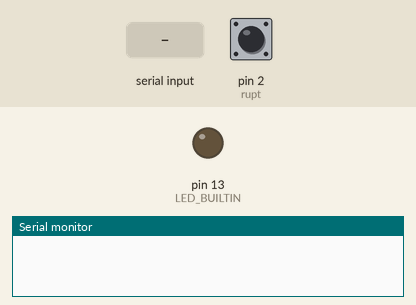
This sketch was run on a simulated Arduino Uno, built with avr-gcc and run on an emulated ATmega328P. Shown: output pins drawn as LEDs (lit = HIGH), the last lines printed to the serial monitor. Inputs (shaded band) come from the test bench; at power-on: pin 2 (rupt) HIGH. Pins used as bus, display or sensor lines are not drawn.

Above: at 1.2 s.
1.3 s: pin 2 (rupt) pulled LOW for 0.15 s
2.9 s: "30,150\n" received over Serial
At 3.8 s:
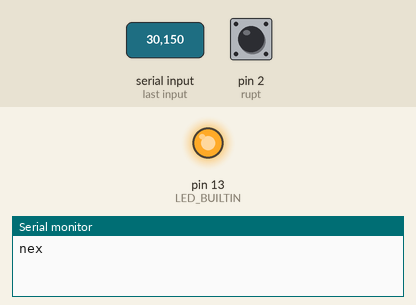
Timing chart, 0 to 9.4 s (numbered marks = the images above; inputs shaded):
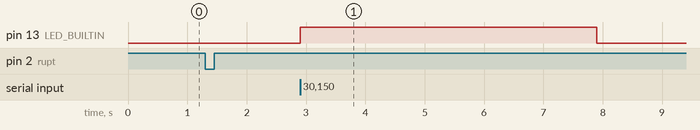

The sketch:

sync.ino
```cpp
// arduino receives the value sent from python through software interrupt..
// after doing operation on the value, arduino request for new value from python
// through hardware interrupt( pressing push button)


//Cicuit:
// pin 4 and 5 ground for 2 leds respecti..... led1-->on (software interrupt)
//                                            led2--> on(hardware interrupt)

// vcc for both leds is given from arduino 5V pin


#include <TimerOne.h>
#define gnd 4
#define gnd2 5
#define rupt 2          //interrupt pins in arduino uno is 2 and 3
String msg = "nex";     //arduino send this msg to python to request for next data
int prev = 0;           //while reading python data,previous value might occur..so keepoing track of prev value
// to serial read again if so happens.

int flag = 0;          // indicator to perform task on received data

// arduino read character from serial comm and we convert it into integer
char v;
int d;

void setup() {
  // put your setup code here, to run once:

  Serial.begin(9600);
  pinMode(gnd, OUTPUT);
  pinMode(gnd2, OUTPUT);
  pinMode(rupt, INPUT);       //interrupt pin should be input to arduino as hardware interrupts are external interrupts
  digitalWrite(gnd2, HIGH);

  pinMode(LED_BUILTIN, OUTPUT);
  Timer1.initialize(1000);

  Timer1.attachInterrupt(r_data);   //software interrupt
  attachInterrupt(digitalPinToInterrupt(rupt), request_data, FALLING); //hardware interrupt

}

void loop() {

  // put your main code here, to run repeatedly:

  //  operation on data if flag==1

  if ((flag == 1)) {

    //software interrupt stops while performing task on data,restarts after requesting new data from python
    Timer1.stop();

    digitalWrite(gnd, LOW);
    digitalWrite(gnd2, HIGH);

    flag = 0;
    delay(5000);

  } else {
    digitalWrite(gnd, HIGH);
    digitalWrite(gnd2, HIGH);
    digitalWrite(LED_BUILTIN, LOW);
    flag = 0;
  }

}


// ISR for soft interrupt
void r_data() {
  while (Serial.available() > 0) {
    v = Serial.read();

    //this method only converts the single character into integer
    d = v - '0';

//    if prev value occurs, read again
    while (d == prev) {
      v = Serial.read();
      d = v - '0';
    }
    prev = d;

  }
  if (d == 3) {
    digitalWrite(LED_BUILTIN, HIGH);
    flag = 1;
  }
}

//ISR for hard interrupt
void request_data() {
  digitalWrite(gnd2, LOW);
  digitalWrite(gnd, HIGH);

  //  sending msg to python for next data
  Serial.print(msg);
  Timer1.restart();
}
```

Measured:
- after the input at 2.9 s, pin 13 (LED_BUILTIN): LOW → HIGH at once, → LOW 5.0 s later
